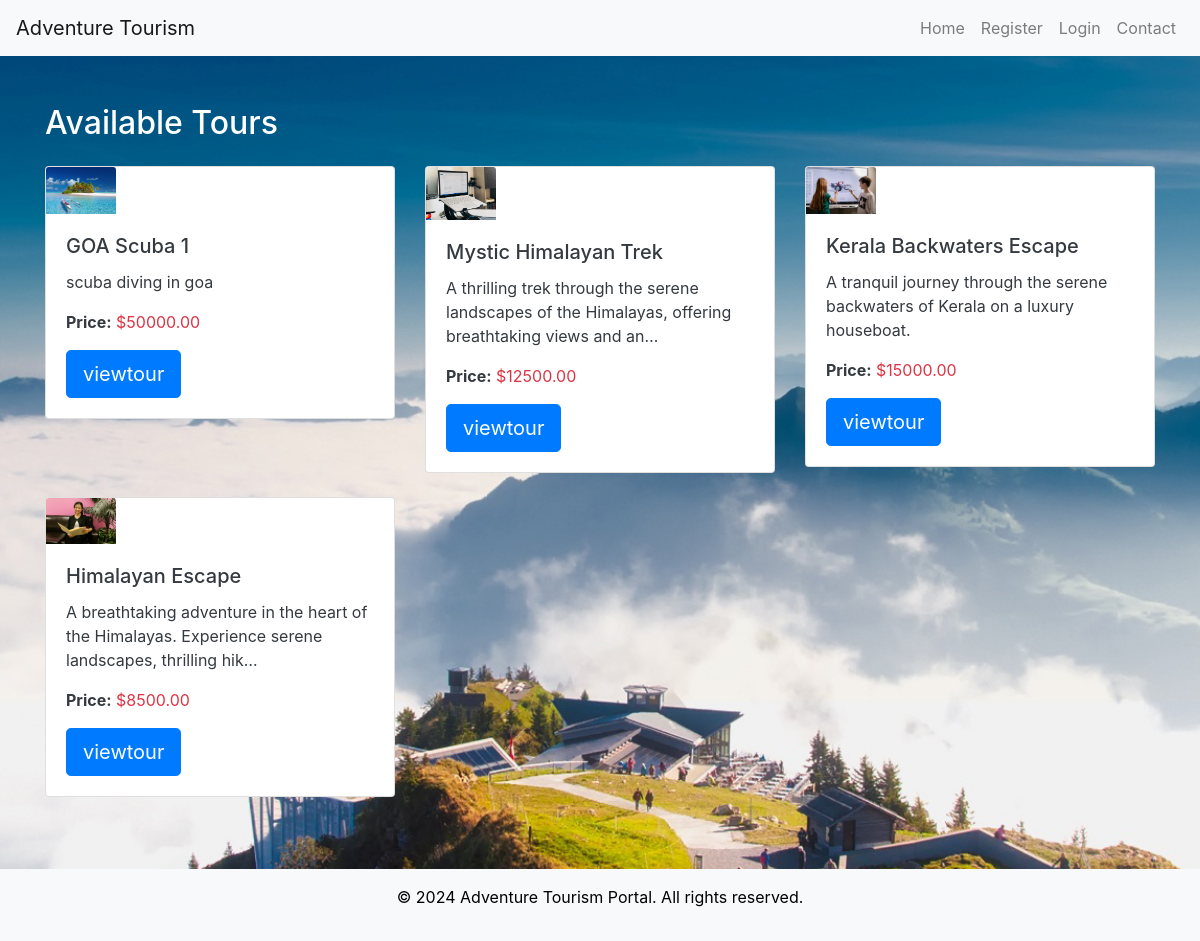
Page /Tour/tours/ on the committed database.
### Manager/models.py (models this page shows, shortened)
class Tour(models.Model):
    LOCATION_CHOICES = [
        ('Manali', 'Manali'),
        ('Goa', 'Goa'),
        ('Jaipur', 'Jaipur'),
        ('Leh', 'Leh'),
        ('Rishikesh', 'Rishikesh'),
        ('Kerala', 'Kerala'),
        ('Andaman', 'Andaman'),
        ('Darjeeling', 'Darjeeling'),
        ('Shimla', 'Shimla'),
        ('Varanasi', 'Varanasi'),
    ]
    ADVENTURE_CHOICES = [
        ('Hiking', 'Hiking'),
        ('Scuba Diving', 'Scuba Diving'),
        ('Safari', 'Safari'),
        ('Skydiving', 'Skydiving'),
        ('Camping', 'Camping'),
        ('City Tour', 'City Tour'),
        ('Rafting', 'Rafting'),
    ]
    title = models.CharField(max_length=100)
    description = models.TextField()
    location = models.CharField(max_length=100, choices=LOCATION_CHOICES)
    adventure_type = models.CharField(max_length=100, choices=ADVENTURE_CHOICES)
    price = models.DecimalField(max_digits=8, decimal_places=2)
    start_date = models.DateField()
    end_date = models.DateField()
    created_by = models.ForeignKey(User, on_delete=models.CASCADE)
    max_group_size = models.PositiveIntegerField()
    itinerary = models.TextField(blank=True)
    image = models.ImageField(upload_to='tours/images/', blank=True, null=True)

### Tour/views.py (the view)
# urls.py: path('tours/', views.tour_list, name='tour_list'),
def tour_list(request):
    tours = Tour.objects.all()  # Fetch all tours
    return render(request, 'Tour/tour_list.html', {'tours': tours})

### Templates/tour/tour_list.html
{% extends 'user/base.html' %}
{% load static %}
{% block content %}
<div class="container my-5">
    <h2 class="mb-4">Available Tours</h2>
    <div class="row">
        {% for tour in tours %}
            <div class="col-md-4 mb-4">
                <div class="card">
                 <img src="{{ tour.image.url }}" class="card-img-top" alt="{{ tour.title }}" style="height: auto; width: 20%;">
                    <div class="card-body">
                        <h5 class="card-title text-dark">{{ tour.title }}</h5>
                        <p class="card-text text-dark">{{ tour.description|truncatechars:100 }}</p>
                        <p class="text-dark"><strong>Price:</strong> <span class="text-danger">${{ tour.price }}</span> </p>
                         <a href="{% url 'Tour:tour_detail' tour.id %}" class="btn btn-primary btn-lg">viewtour</a>
                    </div>
                </div>
            </div>
        {% endfor %}
    </div>
</div>
{% endblock %}

### static/css/style.css (style rules this page uses)
body { background: url('static/images/slider1.jpg') no-repeat center center fixed; background-size: cover; color: white; }

### rows in the picture
Tour: image (picture), title "GOA Scuba 1", description "scuba diving in goa", price "50000.00"
Tour: image (picture), title "Mystic Himalayan Trek", description "A thrilling trek through the serene landscapes of the Himalayas, offering breathtaking views and an…", price "12500.00"
Tour: image (picture), title "Kerala Backwaters Escape", description "A tranquil journey through the serene backwaters of Kerala on a luxury houseboat.", price "15000.00"
Tour: image (picture), title "Himalayan Escape", description "A breathtaking adventure in the heart of the Himalayas. Experience serene landscapes, thrilling hik…", price "8500.00"
